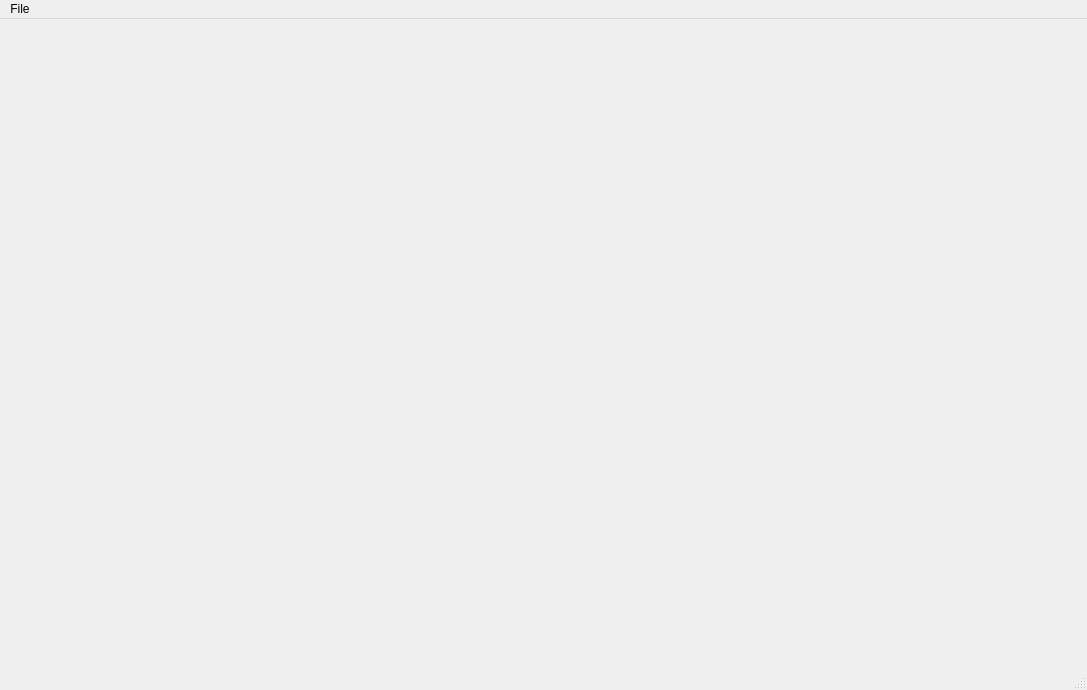
<?xml version="1.0" encoding="UTF-8"?>
<ui version="4.0">
 <class>MainWindow</class>
 <widget class="QMainWindow" name="MainWindow">
  <property name="geometry">
   <rect>
    <x>0</x>
    <y>0</y>
    <width>1087</width>
    <height>690</height>
   </rect>
  </property>
  <property name="windowTitle">
   <string>MainWindow</string>
  </property>
  <widget class="QWidget" name="centralwidget">
   <widget class="QWidget" name="widget" native="true">
    <property name="geometry">
     <rect>
      <x>30</x>
      <y>30</y>
      <width>941</width>
      <height>601</height>
     </rect>
    </property>
   </widget>
  </widget>
  <widget class="QMenuBar" name="menubar">
   <property name="geometry">
    <rect>
     <x>0</x>
     <y>0</y>
     <width>1087</width>
     <height>24</height>
    </rect>
   </property>
   <widget class="QMenu" name="menuFile">
    <property name="title">
     <string>File</string>
    </property>
    <addaction name="actionOpen"/>
   </widget>
   <addaction name="menuFile"/>
  </widget>
  <widget class="QStatusBar" name="statusbar"/>
  <action name="actionOpen">
   <property name="text">
    <string>Open</string>
   </property>
  </action>
 </widget>
 <resources/>
 <connections/>
</ui>
